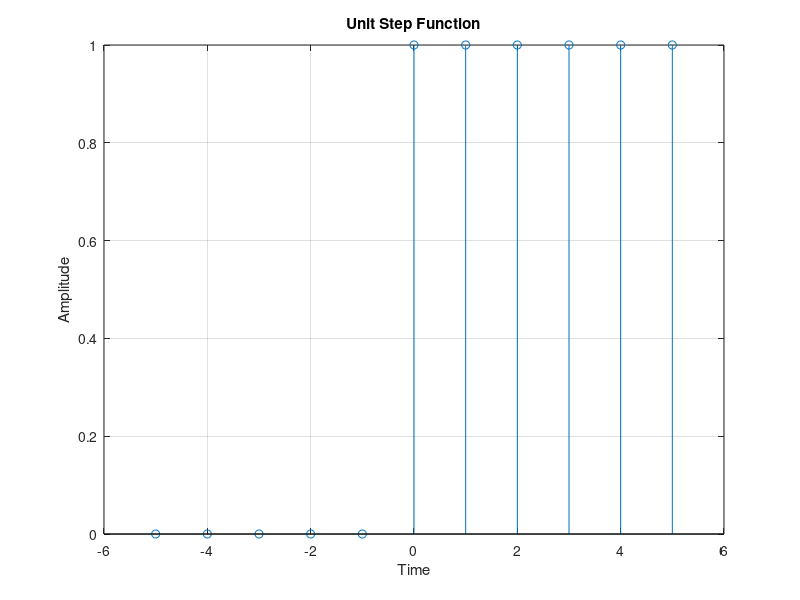

The MATLAB source for this figure:
%Unit Step Function
x=-5:1:5;
y=[zeros(1,5),ones(1,6)];
stem(x,y);
xlabel('Time');
ylabel('Amplitude');
title('Unit Step Function');
grid on;